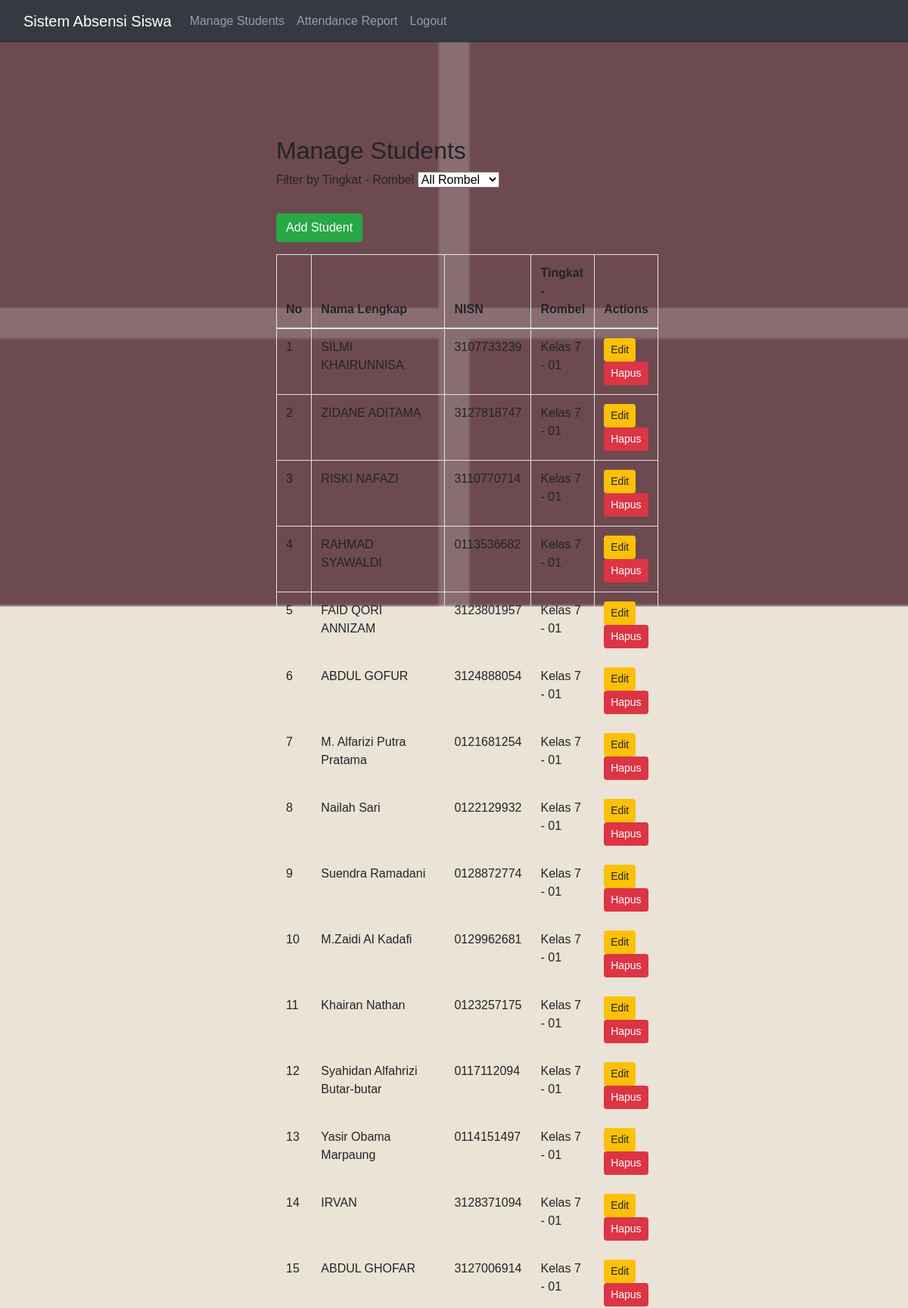
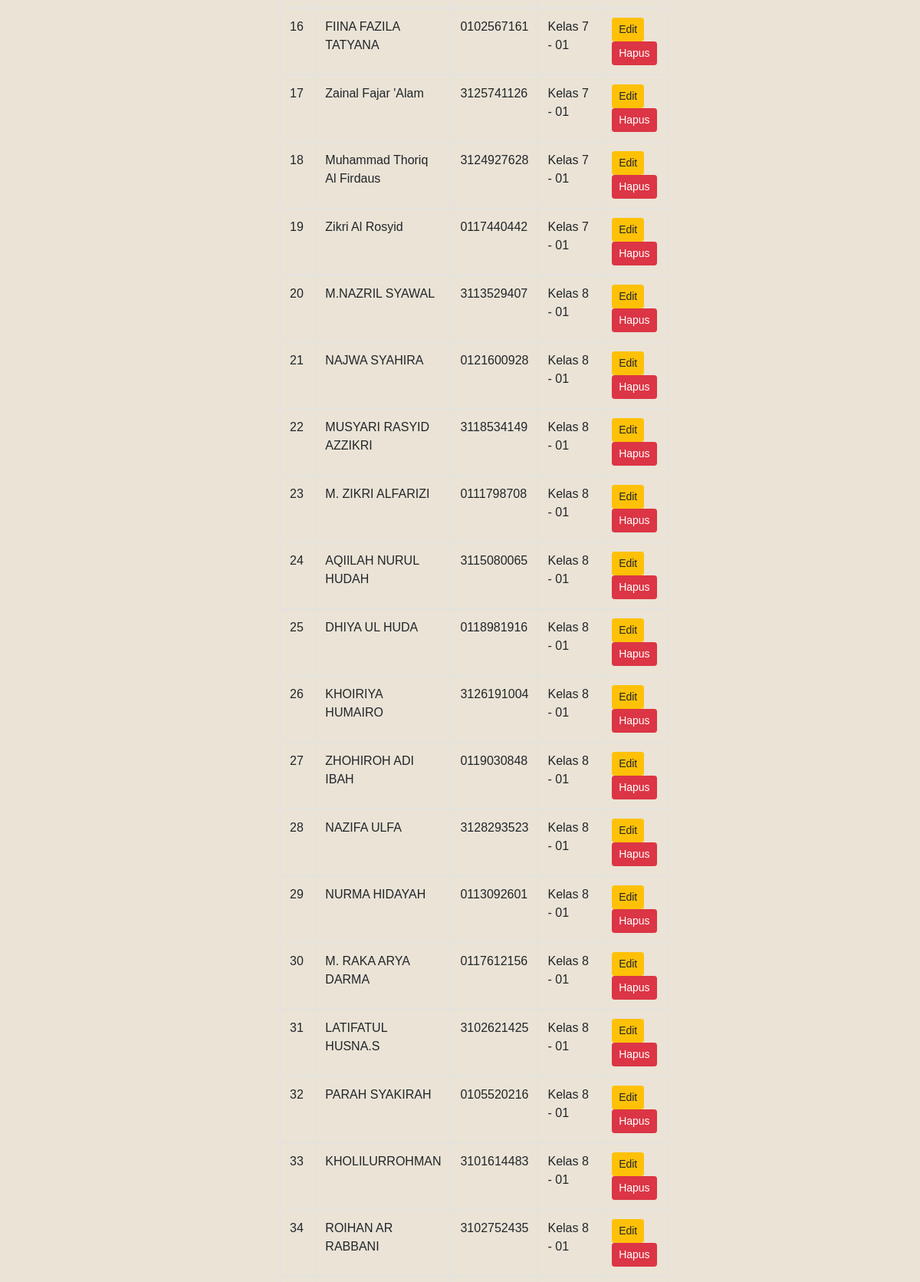
Screenshot of /manage_students.php (upper part) with the database file from the repository (2 pictures, top to bottom).
### tables this page shows
CREATE TABLE `siswa` (
  `No` varchar(512) DEFAULT NULL,
  `Nama Lengkap` varchar(512) DEFAULT NULL,
  `NISN` varchar(512) DEFAULT NULL,
  `NIK` varchar(512) DEFAULT NULL,
  `Tempat Lahir` varchar(512) DEFAULT NULL,
  `Tanggal Lahir` varchar(512) DEFAULT NULL,
  `Tingkat - Rombel` varchar(512) DEFAULT NULL,
  `Umur` varchar(512) DEFAULT NULL,
  `Status` varchar(512) DEFAULT NULL,
  `Jenis Kelamin` varchar(512) DEFAULT NULL,
  `Alamat` varchar(512) DEFAULT NULL,
  `No Telepon` varchar(512) DEFAULT NULL,
  `Kebutuhan Khusus` varchar(512) DEFAULT NULL,
  `Disabilitas` varchar(512) DEFAULT NULL,
  `Nomor KIP/PIP` varchar(512) DEFAULT NULL,
  `Nama Ayah Kandung` varchar(512) DEFAULT NULL,
  `Nama Ibu Kandung` varchar(512) DEFAULT NULL,
  `Nama Wali` varchar(512) DEFAULT NULL,
  `id` int(11) NOT NULL
);

### manage_students.php (the view, shortened to what this page needs)
<?php
include('db_connect.php');
$query = "SELECT * FROM siswa";
$result = mysqli_query($conn, $query);
?>
<!DOCTYPE html>
<html lang="en">
<head>
    <link href="https://maxcdn.bootstrapcdn.com/bootstrap/4.5.2/css/bootstrap.min.css" rel="stylesheet">
    <link href="asset/css/styles.css" rel="stylesheet">
</head>
<body>
<?php include('navbar.php'); ?>
    <div class="container mt-4">
        <h2>Manage Students</h2>
        <form method="GET" class="mb-4">
            <label for="rombel" class="form-label">Filter by Tingkat - Rombel</label>
            <select name="rombel" id="rombel" class="form-select" onchange="this.form.submit()">
                <option value="">All Rombel</option>
            </select>
        </form>
        <a href="add_student.php" class="btn btn-success mb-3">Add Student</a>
        <table class="table table-bordered">
            <thead>
                <tr>
                    <th>No</th>
                    <th>Nama Lengkap</th>
                    <th>NISN</th>
                    <th>Tingkat - Rombel</th>
                    <th>Actions</th>
                </tr>
            </thead>
            <tbody>
                <?php if ($result && mysqli_num_rows($result) > 0): ?>
                    <?php while ($row = mysqli_fetch_assoc($result)): ?>
                        <tr>
                            <td><?= htmlspecialchars($row['id']) ?></td>
                            <td><?= htmlspecialchars($row['Nama Lengkap']) ?></td>
                            <td><?= htmlspecialchars($row['NISN']) ?></td>
                            <td><?= htmlspecialchars($row['Tingkat - Rombel']) ?></td>
                            <td>
                                <a href="edit_student.php?id=<?= $row['id'] ?>" class="btn btn-warning btn-sm">Edit</a>
                                <a href="manage_students.php?delete_id=<?= $row['id'] ?>" class="btn btn-danger btn-sm" onclick="return confirm('Yakin ingin menghapus?')">Hapus</a>
                            </td>
                        </tr>
                    <?php endwhile; ?>
                <?php else: ?>
                    <tr>
                        <td colspan="5" class="text-center">No students found for the selected Rombel.</td>
                    </tr>
                <?php endif; ?>
            </tbody>
        </table>
    </div>
</body>
</html>

### asset/img/css/styles.css (style rules this page uses)
body { font-family: Arial, sans-serif; background: url('asset/img/laptop.jpg') no-repeat center center fixed; background-size: cover; }
.container { max-width: 500px; padding-top: 100px; }

### manage_students.php (style rules this page uses)
body { font-family: Arial, sans-serif; background-color: #f4f7f6; }
.container { margin-top: 30px; }
body { font-family: Arial, sans-serif; background: url('asset/img/back.png') no-repeat center center fixed; background-size: cover; }

### footer.php (style rules this page uses)
body { display: flex; flex-direction: column; min-height: 100vh; }
.container { flex: 1; }

### rows the page displays
siswa: id "1", Nama Lengkap "SILMI KHAIRUNNISA", NISN "3107733239", value "Kelas 7 - 01"
siswa: id "2", Nama Lengkap "ZIDANE ADITAMA", NISN "3127818747", value "Kelas 7 - 01"
siswa: id "3", Nama Lengkap "RISKI NAFAZI", NISN "3110770714", value "Kelas 7 - 01"
siswa: id "4", Nama Lengkap "RAHMAD SYAWALDI", NISN "0113536682", value "Kelas 7 - 01"
siswa: id "5", Nama Lengkap "FAID QORI ANNIZAM", NISN "3123801957", value "Kelas 7 - 01"
siswa: id "6", Nama Lengkap "ABDUL GOFUR", NISN "3124888054", value "Kelas 7 - 01"
siswa: id "7", Nama Lengkap "M. Alfarizi Putra Pratama", NISN "0121681254", value "Kelas 7 - 01"
siswa: id "8", Nama Lengkap "Nailah Sari", NISN "0122129932", value "Kelas 7 - 01"
siswa: id "9", Nama Lengkap "Suendra Ramadani", NISN "0128872774", value "Kelas 7 - 01"
siswa: id "10", Nama Lengkap "M.Zaidi Al Kadafi", NISN "0129962681", value "Kelas 7 - 01"
siswa: id "11", Nama Lengkap "Khairan Nathan", NISN "0123257175", value "Kelas 7 - 01"
siswa: id "12", Nama Lengkap "Syahidan Alfahrizi Butar-butar", NISN "0117112094", value "Kelas 7 - 01"
siswa: id "13", Nama Lengkap "Yasir Obama Marpaung", NISN "0114151497", value "Kelas 7 - 01"
siswa: id "14", Nama Lengkap "IRVAN", NISN "3128371094", value "Kelas 7 - 01"
siswa: id "15", Nama Lengkap "ABDUL GHOFAR", NISN "3127006914", value "Kelas 7 - 01"
siswa: id "16", Nama Lengkap "FIINA FAZILA TATYANA", NISN "0102567161", value "Kelas 7 - 01"
siswa: id "17", Nama Lengkap "Zainal Fajar 'Alam", NISN "3125741126", value "Kelas 7 - 01"
siswa: id "18", Nama Lengkap "Muhammad Thoriq Al Firdaus", NISN "3124927628", value "Kelas 7 - 01"
siswa: id "19", Nama Lengkap "Zikri Al Rosyid", NISN "0117440442", value "Kelas 7 - 01"
siswa: id "20", Nama Lengkap "M.NAZRIL SYAWAL", NISN "3113529407", value "Kelas 8 - 01"
siswa: id "21", Nama Lengkap "NAJWA SYAHIRA", NISN "0121600928", value "Kelas 8 - 01"
siswa: id "22", Nama Lengkap "MUSYARI RASYID AZZIKRI", NISN "3118534149", value "Kelas 8 - 01"
siswa: id "23", Nama Lengkap "M. ZIKRI ALFARIZI", NISN "0111798708", value "Kelas 8 - 01"
siswa: id "24", Nama Lengkap "AQIILAH NURUL HUDAH", NISN "3115080065", value "Kelas 8 - 01"
siswa: id "25", Nama Lengkap "DHIYA UL HUDA", NISN "0118981916", value "Kelas 8 - 01"
siswa: id "26", Nama Lengkap "KHOIRIYA HUMAIRO", NISN "3126191004", value "Kelas 8 - 01"
siswa: id "27", Nama Lengkap "ZHOHIROH ADI IBAH", NISN "0119030848", value "Kelas 8 - 01"
siswa: id "28", Nama Lengkap "NAZIFA ULFA", NISN "3128293523", value "Kelas 8 - 01"
siswa: id "29", Nama Lengkap "NURMA HIDAYAH", NISN "0113092601", value "Kelas 8 - 01"
siswa: id "30", Nama Lengkap "M. RAKA ARYA DARMA", NISN "0117612156", value "Kelas 8 - 01"
siswa: id "31", Nama Lengkap "LATIFATUL HUSNA.S", NISN "3102621425", value "Kelas 8 - 01"
siswa: id "32", Nama Lengkap "PARAH SYAKIRAH", NISN "0105520216", value "Kelas 8 - 01"
siswa: id "33", Nama Lengkap "KHOLILURROHMAN", NISN "3101614483", value "Kelas 8 - 01"
siswa: id "34", Nama Lengkap "ROIHAN AR RABBANI", NISN "3102752435", value "Kelas 8 - 01"
